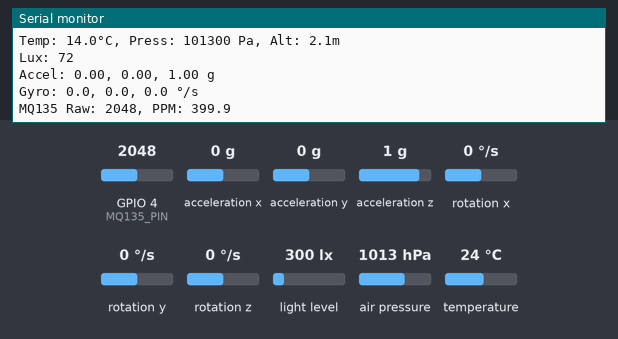
Simulated run of this sketch. Board: ESP32. Parts: the last lines printed to the serial monitor. Wiring (inferred from the names in the program): I2C bus: SDA GPIO 2; SCL GPIO 1; TSL2561 light sensor at I2C address 0x39; MPU-6050 motion sensor at I2C address 0x68; BMP180 pressure sensor at I2C address 0x77. Inputs (shaded band) come from the test bench; at power-on: acceleration x 0 g, GPIO 4 (MQ135_PIN) = 2048, acceleration y 0 g, acceleration z 1 g, rotation x 0 °/s, rotation y 0 °/s, rotation z 0 °/s, light level 300 lx, air pressure 1013 hPa, temperature 24 °C. WiFi joins after 1.5 s; servers stay silent unless stated; uploads are accepted with an empty reply; storage starts empty; EEPROM starts erased.

Above: at 9.2 s.
9.3 s: acceleration x set to -1.4 g
At 10.6 s:
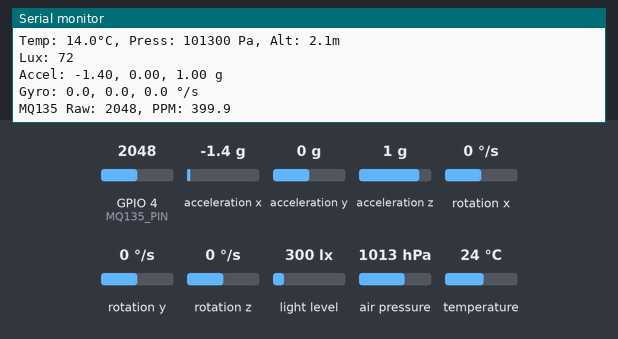
10.8 s: GPIO 4 (MQ135_PIN) set to 2866
At 12.2 s:
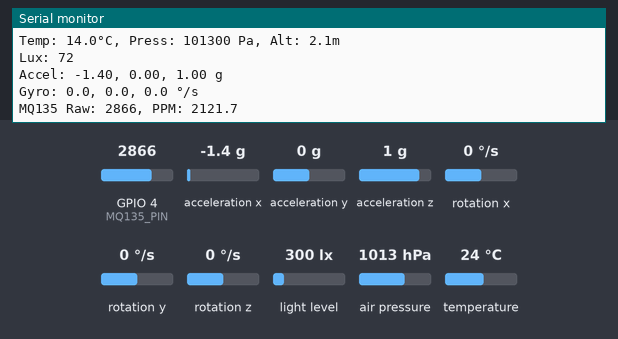
12.3 s: acceleration y set to -1.4 g
13.8 s: acceleration z set to -1.4 g
At 15.0 s:
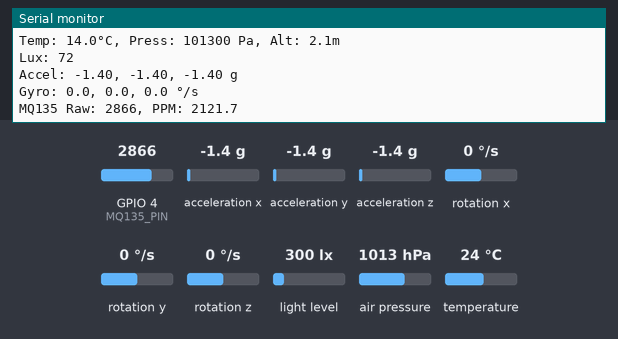
15.3 s: GPIO 4 (MQ135_PIN) set to 3972
At 16.6 s:
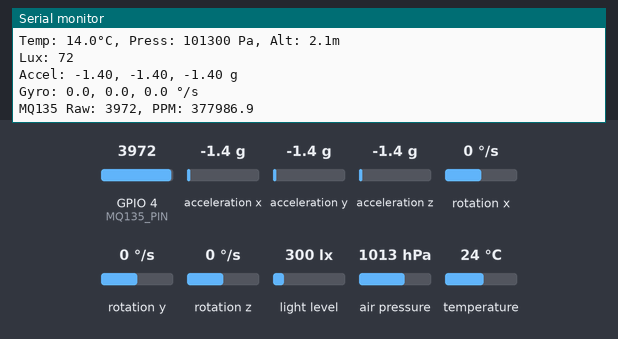
16.8 s: rotation x set to -192 °/s
At 19.0 s:
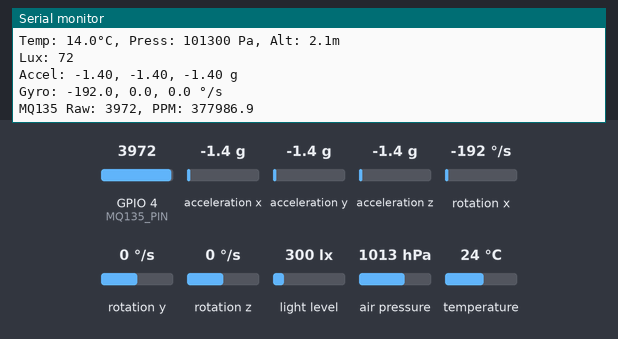
Timing chart, 0 to 19.3 s (numbered marks = the images above; inputs shaded):
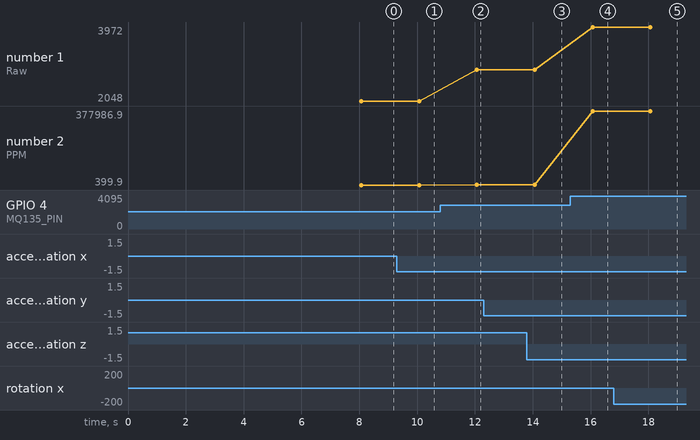

The sketch:

backend.ino
```cpp
// sensors
#include "SoftI2C.h"
#include "BMP180.h"
#include "TSL2561.h"
#include "MPU6050.h"
#include "MQ135.h"
#include "api.h"

#include <WiFi.h>
#include <ESPAsyncWebServer.h>
#include <LittleFS.h>

// Pin definitions
#define MQ135_PIN  4
#define SDA_PIN    2
#define SCL_PIN    1

// STA WiFi credentials
const char* WIFI_SSID     = "";
const char* WIFI_PASSWORD = "";

// MGM Weather
const int MGM_MERKEZ_ID = 94101;  // Kocaeli

// Create software I2C instance
SoftI2C i2c(SDA_PIN, SCL_PIN, 10);

// Create sensor instances
BMP180 bmp180(i2c);
TSL2561 tsl2561(i2c);
MPU6050 mpu6050(i2c);
MQ135 mq135(MQ135_PIN);

// Create MGM Weather instance
MGMWeather mgm;

// Create Web Server
AsyncWebServer server(80);

// Dynamic Web Page's Path that changeable for devs
const char* PAGE_PATH = "/index.html";

// Default index page
const char DEFAULT_INDEX[] PROGMEM = R"rawliteral(
<!DOCTYPE html>
<html>
<body>
<h1>ESP32 Sensor Hub</h1>
<p>Upload new page at <a href="/upload">/upload</a></p>
</body>
</html>
)rawliteral";

// Static Web Page that uploads new webpage
const char UPLOAD_HTML[] PROGMEM = R"rawliteral(
<!DOCTYPE html>
<html>
<body>
<h2>ESP32 Page Uploader</h2>
<p>Upload HTML file to replace current page</p>

<form id="uploadForm" enctype="multipart/form-data">
  <input type="file" id="fileInput" accept=".html,.htm"><br><br>
  <input type="submit" value="UPLOAD">
</form>

<div id="status"></div>

<script>
document.getElementById('uploadForm').onsubmit = async (e) => {
  e.preventDefault();
  const file = document.getElementById('fileInput').files[0];
  if(!file) {
    document.getElementById('status').innerHTML = 'Select a file first';
    return;
  }

  document.getElementById('status').innerHTML = 'Uploading...';

  const fd = new FormData();
  fd.append('file', file, 'index.html');

  try {
    const res = await fetch('/upload', { method:'POST', body:fd });
    const txt = await res.text();
    if(res.ok) {
      document.getElementById('status').innerHTML = 'Uploaded! Reloading...';
      setTimeout(()=> location.href='/', 1000);
    } else {
      document.getElementById('status').innerHTML = 'Error: ' + txt;
    }
  } catch(e) {
    document.getElementById('status').innerHTML = 'Network error: ' + e.message;
  }
};
</script>
</body>
</html>
)rawliteral";

void writeProgmemToFS(const char* path, const char* progmemData) {
  File f = LittleFS.open(path, "w");
  if (!f) { Serial.println("[FS] Failed to open file for writing"); return; }
  f.print(FPSTR(progmemData));
  f.close();
  Serial.printf("[FS] Written %s\n", path);
}

void printFSInfo() {
  size_t total = LittleFS.totalBytes();
  size_t used  = LittleFS.usedBytes();
  Serial.printf("[FS] Total: %u B  Used: %u B  Free: %u B\n", total, used, total - used);
}

// ── Sensor cache ────────────────────────────────────────────────────────────
struct SensorCache {
  // BMP180
  float   temperature;
  long    pressure;
  float   altitude;
  bool    bmpOk;
  // TSL2561
  unsigned long lux;
  bool    tslOk;
  // MPU6050
  float   ax, ay, az;
  float   gx, gy, gz;
  bool    mpuOk;
  // MQ135
  uint16_t mq135Raw;
  float    mq135Ppm;
  // MGM Weather (yeni)
  WeatherData mgmData;
  // meta
  unsigned long updatedAt;   // millis() of last successful read
} cache;

unsigned long lastSensorRead = 0;
const unsigned long SENSOR_INTERVAL = 2000;   // ms
bool mgmFetched = false;  // Boot'ta 1 kez fetch yapmak için

// Build JSON from cache – no heap alloc, stack buffer only
String buildApiJson() {
  char buf[1024];
  snprintf(buf, sizeof(buf),
    "{"
      "\"timestamp\":%lu,"
      "\"bmp180\":{"
        "\"ok\":%s,"
        "\"temperature_c\":%.1f,"
        "\"pressure_pa\":%ld,"
        "\"altitude_m\":%.1f"
      "},"
      "\"tsl2561\":{"
        "\"ok\":%s,"
        "\"lux\":%lu"
      "},"
      "\"mpu6050\":{"
        "\"ok\":%s,"
        "\"accel_g\":{\"x\":%.2f,\"y\":%.2f,\"z\":%.2f},"
        "\"gyro_dps\":{\"x\":%.1f,\"y\":%.1f,\"z\":%.1f}"
      "},"
      "\"mq135\":{"
        "\"raw\":%u,"
        "\"ppm\":%.1f"
      "},"
      "\"mgm\":{"
        "\"valid\":%s,"
        "\"aktuelBasinc\":%.1f,"
        "\"denizeIndirgenmisBasinc\":%.1f,"
        "\"sicaklik\":%.1f,"
        "\"nem\":%.0f,"
        "\"ruzgarHiz\":%.1f,"
        "\"ruzgarYon\":%d,"
        "\"veriZamani\":\"%s\","
        "\"denizVeriZamani\":\"%s\""
      "}"
    "}",
    cache.updatedAt,
    cache.bmpOk ? "true" : "false",
    cache.temperature, cache.pressure, cache.altitude,
    cache.tslOk ? "true" : "false",
    cache.lux,
    cache.mpuOk ? "true" : "false",
    cache.ax, cache.ay, cache.az,
    cache.gx, cache.gy, cache.gz,
    cache.mq135Raw, cache.mq135Ppm,
    cache.mgmData.valid ? "true" : "false",
    cache.mgmData.aktuelBasinc,
    cache.mgmData.denizeIndirgenmisBasinc,
    cache.mgmData.sicaklik,
    cache.mgmData.nem,
    cache.mgmData.ruzgarHiz,
    cache.mgmData.ruzgarYon,
    cache.mgmData.veriZamani.c_str(),
    cache.mgmData.denizVeriZamani.c_str()
  );
  return String(buf);
}

void readSensors() {
  BMP180Data bmp = bmp180.read();
  cache.bmpOk = bmp.valid;
  if (bmp.valid) {
    cache.temperature = bmp.temperature;
    cache.pressure    = (long)bmp.pressure;
    cache.altitude    = bmp.altitude;
    Serial.printf("Temp: %.1f°C, Press: %ld Pa, Alt: %.1fm\n",
                  bmp.temperature, (long)bmp.pressure, bmp.altitude);
  }

  TSL2561Data tsl = tsl2561.read();
  cache.tslOk = tsl.valid;
  if (tsl.valid) {
    cache.lux = tsl.lux;
    Serial.printf("Lux: %lu\n", tsl.lux);
  }

  MPU6050Data mpu = mpu6050.read();
  cache.mpuOk = mpu.valid;
  if (mpu.valid) {
    cache.ax = mpu.ax; cache.ay = mpu.ay; cache.az = mpu.az;
    cache.gx = mpu.gx; cache.gy = mpu.gy; cache.gz = mpu.gz;
    Serial.printf("Accel: %.2f, %.2f, %.2f g\n", mpu.ax, mpu.ay, mpu.az);
    Serial.printf("Gyro: %.1f, %.1f, %.1f °/s\n", mpu.gx, mpu.gy, mpu.gz);
  }

  cache.mq135Raw = mq135.readRaw();
  cache.mq135Ppm = mq135.readConcentration();
  Serial.printf("MQ135 Raw: %u, PPM: %.1f\n", cache.mq135Raw, cache.mq135Ppm);

  cache.updatedAt = millis();
}

void setup() {
    Serial.begin(115200);
    delay(1000);

    // Initialize software I2C
    i2c.init();

    // Initialize sensors with error checking
    if (!bmp180.begin()) {
        Serial.println("BMP180 initialization FAILED!");
    } else {
        Serial.println("BMP180 initialized");
    }

    if (!tsl2561.begin()) {
        Serial.println("TSL2561 initialization FAILED!");
    } else {
        Serial.println("TSL2561 initialized");
    }

    if (!mpu6050.begin()) {
        Serial.println("MPU6050 initialization FAILED!");
    } else {
        Serial.println("MPU6050 initialized");
    }

    // Calibrate MQ135
    Serial.println("Calibrating MQ135...");
    mq135.calibrate(100);
    Serial.printf("MQ135 R0 = %.2f\n", mq135.getR0());

    // Initialize LittleFS
    if (!LittleFS.begin(true)) {
      Serial.println("[FS] LittleFS mount FAILED");
      while (true) delay(1000);
    }
    Serial.println("[FS] LittleFS mounted OK");
    printFSInfo();

    // Write default index if not exists
    if (!LittleFS.exists(PAGE_PATH)) {
      Serial.println("[FS] index.html not found – writing default");
      writeProgmemToFS(PAGE_PATH, DEFAULT_INDEX);
    }

    // Connect WiFi
    Serial.printf("[WiFi] Connecting to %s", WIFI_SSID);
    WiFi.mode(WIFI_STA);
    WiFi.begin(WIFI_SSID, WIFI_PASSWORD);
    while (WiFi.status() != WL_CONNECTED) { delay(500); Serial.print('.'); }
    Serial.printf("\n[WiFi] Connected!  IP: %s\n", WiFi.localIP().toString().c_str());

    // Initialize MGM Weather (EEPROM'dan yükler)
    mgm.setDebug(true);
    mgm.begin(1024);

    // EEPROM'dan veriyi cache'e yükle
    cache.mgmData = mgm.getLastWeatherData();
    if (cache.mgmData.valid) {
      Serial.println("[MGM] EEPROM'dan veri yüklendi:");
      Serial.printf("  Basinc: %.1f hPa\n", cache.mgmData.denizeIndirgenmisBasinc);
      Serial.printf("  Sicaklik: %.1f°C\n", cache.mgmData.sicaklik);
      Serial.printf("  Olcum zamani: %s\n", cache.mgmData.veriZamani.c_str());
    } else {
      Serial.println("[MGM] EEPROM'da veri yok, yeni veri alinacak");
    }

    // Her boot'ta 1 kez yeni veri al (3 saat kontrolü olmadan)
    Serial.println("[MGM] Boot'ta yeni veri aliniyor...");
    if (mgm.fetchAndSaveWeather(MGM_MERKEZ_ID)) {
      cache.mgmData = mgm.getLastWeatherData();
      Serial.println("[MGM] Veri guncellendi!");
    } else {
      Serial.println("[MGM] Veri alinamadi, EEPROM'daki eski veri kullaniliyor");
    }

    // Server routes
    server.on("/", HTTP_GET, [](AsyncWebServerRequest* req) {
      if (LittleFS.exists(PAGE_PATH)) {
        req->send(LittleFS, PAGE_PATH, "text/html");
      } else {
        req->send(200, "text/html", FPSTR(DEFAULT_INDEX));
      }
    });

    server.on("/upload", HTTP_GET, [](AsyncWebServerRequest* req) {
      req->send_P(200, "text/html", UPLOAD_HTML);
    });

    server.on("/upload", HTTP_POST,
      [](AsyncWebServerRequest* req) {
        req->send(200, "text/plain", "Upload complete");
      },
      [](AsyncWebServerRequest* req,
         const String& filename,
         size_t index,
         uint8_t* data,
         size_t len,
         bool final) {
        static File uploadFile;

        if (index == 0) {
          if (uploadFile) uploadFile.close();
          if (LittleFS.exists(PAGE_PATH)) {
            LittleFS.remove(PAGE_PATH);
          }
          uploadFile = LittleFS.open(PAGE_PATH, "w");
          if (!uploadFile) {
            Serial.println("[Upload] ERROR: cannot open file for writing");
            return;
          }
        }

        if (uploadFile && len) {
          uploadFile.write(data, len);
        }

        if (final) {
          if (uploadFile) {
            uploadFile.close();
            Serial.printf("[Upload] Done. %u bytes written to %s\n", index + len, PAGE_PATH);
            printFSInfo();
          }
        }
      }
    );

    // /api – JSON sensor data (cache refreshed every 2 s in loop())
    server.on("/api", HTTP_GET, [](AsyncWebServerRequest* req) {
      AsyncWebServerResponse* res =
        req->beginResponse(200, "application/json", buildApiJson());
      res->addHeader("Cache-Control", "no-store");
      res->addHeader("Access-Control-Allow-Origin", "*");
      req->send(res);
    });

    server.onNotFound([](AsyncWebServerRequest* req) {
      req->send(404, "text/plain", "Not found: " + req->url());
    });

    server.begin();
    Serial.println("[HTTP] Server started");
    Serial.printf("[HTTP] Main page : http://%s/\n",      WiFi.localIP().toString().c_str());
    Serial.printf("[HTTP] Upload page: http://%s/upload\n", WiFi.localIP().toString().c_str());
    Serial.printf("[HTTP] API        : http://%s/api\n",    WiFi.localIP().toString().c_str());
}

void loop() {
  if (millis() - lastSensorRead >= SENSOR_INTERVAL) {
    lastSensorRead = millis();
    readSensors();
  }
}
```

BMP180.cpp
```cpp
#include "BMP180.h"
#include <math.h>

BMP180::BMP180(SoftI2C& i2c_ref) : i2c(&i2c_ref) {}

bool BMP180::begin() {
    uint8_t chip_id = 0;
    if (!i2c->readReg(BMP180_ADDR, 0xD0, &chip_id, 1)) return false;
    if (chip_id != 0x55) return false;
    return readCalibration();
}

bool BMP180::readCalibration() {
    uint8_t buf[22];
    if (!i2c->readReg(BMP180_ADDR, 0xAA, buf, 22)) return false;

    cal.AC1 = (buf[0] << 8) | buf[1];
    cal.AC2 = (buf[2] << 8) | buf[3];
    cal.AC3 = (buf[4] << 8) | buf[5];
    cal.AC4 = (buf[6] << 8) | buf[7];
    cal.AC5 = (buf[8] << 8) | buf[9];
    cal.AC6 = (buf[10] << 8) | buf[11];
    cal.B1  = (buf[12] << 8) | buf[13];
    cal.B2  = (buf[14] << 8) | buf[15];
    cal.MB  = (buf[16] << 8) | buf[17];
    cal.MC  = (buf[18] << 8) | buf[19];
    cal.MD  = (buf[20] << 8) | buf[21];

    return true;
}

int32_t BMP180::readTempRaw(int32_t& B5_out) {
    if (!i2c->writeReg(BMP180_ADDR, 0xF4, 0x2E)) return 0;
    delay(5);

    uint8_t buf[2];
    if (!i2c->readReg(BMP180_ADDR, 0xF6, buf, 2)) return 0;

    int32_t UT = ((int32_t)buf[0] << 8) | buf[1];

    int32_t X1 = ((UT - (int32_t)cal.AC6) * (int32_t)cal.AC5) >> 15;
    int32_t X2 = ((int32_t)cal.MC << 11) / (X1 + (int32_t)cal.MD);
    B5_out = X1 + X2;
    int32_t temp = (B5_out + 8) >> 4;

    return temp;
}

int32_t BMP180::readPressure(int32_t B5) {
    const uint8_t OSS = 3;

    uint8_t cmd = 0x34 | (OSS << 6);
    if (!i2c->writeReg(BMP180_ADDR, 0xF4, cmd)) return 0;

    switch(OSS) {
        case 0: delay(5); break;
        case 1: delay(8); break;
        case 2: delay(14); break;
        case 3: delay(26); break;
        default: delay(26); break;
    }

    uint8_t buf[3];
    if (!i2c->readReg(BMP180_ADDR, 0xF6, buf, 3)) return 0;

    int32_t UP = (((int32_t)buf[0] << 16) | ((int32_t)buf[1] << 8) | buf[2]) >> (8 - OSS);

    int64_t X1, X2, X3, B3, B6;
    uint64_t B4, B7;

    B6 = B5 - 4000;

    X1 = ((int64_t)cal.B2 * ((B6 * B6) >> 12)) >> 11;
    X2 = ((int64_t)cal.AC2 * B6) >> 11;
    X3 = X1 + X2;
    B3 = ((((int64_t)cal.AC1 * 4) + X3) << OSS) + 2;
    B3 >>= 2;

    X1 = ((int64_t)cal.AC3 * B6) >> 13;
    X2 = ((int64_t)cal.B1 * ((B6 * B6) >> 12)) >> 16;
    X3 = ((X1 + X2) + 2) >> 2;
    B4 = ((uint64_t)cal.AC4 * (uint64_t)(X3 + 32768)) >> 15;

    B7 = ((uint64_t)UP - (uint64_t)B3) * (50000ULL >> OSS);

    int64_t p;
    if (B7 < 0x80000000) {
        p = (B7 * 2) / B4;
    } else {
        p = (B7 / B4) * 2;
    }

    X1 = (p >> 8) * (p >> 8);
    X1 = (X1 * 3038) >> 16;
    X2 = (-7357 * p) >> 16;
    p = p + ((X1 + X2 + 3791) >> 4);

    return (int32_t)p;
}

// seaLevelPressure_hPa: API'dan gelen "denizeIndirgenmisBasinc" değeri (hPa cinsinden, örn: 1013.6)
// Değer verilmezse standart atmosfer basıncı (1013.25 hPa) kullanılır
BMP180Data BMP180::read(float seaLevelPressure_hPa) {
    BMP180Data data = {0, 0, 0, false};

    if (!isConnected()) return data;

    int32_t B5;
    int32_t raw_temp = readTempRaw(B5);
    if (raw_temp == 0) return data;

    data.temperature = raw_temp / 10.0f;
    data.temperature -= 10; // TO DO: DYNAMIC ADJUST

    int32_t pressure = readPressure(B5);
    if (pressure == 0) return data;

    data.pressure = pressure;

    // API'dan gelen hPa değerini Pa'ya çevir (1 hPa = 100 Pa)
    float seaLevelPressure_Pa = seaLevelPressure_hPa * 100.0f;

    // Sensörden okunan basınç makul aralıkta mı kontrol et
    if (pressure > 30000 && pressure < 110000) {
        data.altitude = 44330.0f * (1.0f - powf((float)pressure / seaLevelPressure_Pa, 0.190295f));
    }

    data.valid = true;

    return data;
}

bool BMP180::isConnected() {
    return i2c->probe(BMP180_ADDR);
}
```

BMP180.h
```cpp
#ifndef BMP180_H
#define BMP180_H

#include <Arduino.h>
#include "SoftI2C.h"

#define BMP180_ADDR 0x77

struct BMP180Data {
    float temperature;   // °C
    int32_t pressure;    // Pa
    float altitude;      // metres (deniz seviyesi basıncına göre)
    bool valid;
};

class BMP180 {
private:
    SoftI2C* i2c;
    struct CalData {
        int16_t AC1, AC2, AC3;
        uint16_t AC4, AC5, AC6;
        int16_t B1, B2, MB, MC, MD;
    } cal;

    bool readCalibration();
    int32_t readTempRaw(int32_t& B5_out);
    int32_t readPressure(int32_t B5);

public:
    BMP180(SoftI2C& i2c_ref);
    bool begin();
    // seaLevelPressure_hPa: API'dan gelen denizeIndirgenmisBasinc (hPa)
    // Varsayılan: 1013.25 hPa (standart atmosfer)
    BMP180Data read(float seaLevelPressure_hPa = 1013.25f);
    bool isConnected();
};

#endif
```

MPU6050.cpp
```cpp
#include "MPU6050.h"

MPU6050::MPU6050(SoftI2C& i2c_ref, uint8_t address) : i2c(&i2c_ref) {
    addr = address;
}

int16_t MPU6050::readRaw16(uint8_t reg) {
    uint8_t buf[2];
    if (!i2c->readReg(addr, reg, buf, 2)) return 0;
    return (int16_t)((buf[0] << 8) | buf[1]);
}

bool MPU6050::begin() {
    // Check WHO_AM_I
    uint8_t who = 0;
    if (!i2c->readReg(addr, 0x75, &who, 1)) return false;
    if (who != 0x68 && who != 0x72 && who != 0x70) return false;

    // Wake up device
    i2c->writeReg(addr, 0x6B, 0x00);
    delay(100);

    // Configure
    i2c->writeReg(addr, 0x1A, 0x03);  // DLPF
    i2c->writeReg(addr, 0x1B, 0x00);  // Gyro ±250°/s
    i2c->writeReg(addr, 0x1C, 0x00);  // Accel ±2g

    return true;
}

MPU6050Data MPU6050::read() {
    MPU6050Data data = {0, 0, 0, 0, 0, 0, 0, false};

    if (!isConnected()) return data;

    uint8_t buf[14];
    if (!i2c->readReg(addr, 0x3B, buf, 14)) return data;

    int16_t ax_raw = (int16_t)((buf[0] << 8) | buf[1]);
    int16_t ay_raw = (int16_t)((buf[2] << 8) | buf[3]);
    int16_t az_raw = (int16_t)((buf[4] << 8) | buf[5]);
    int16_t t_raw  = (int16_t)((buf[6] << 8) | buf[7]);
    int16_t gx_raw = (int16_t)((buf[8] << 8) | buf[9]);
    int16_t gy_raw = (int16_t)((buf[10] << 8) | buf[11]);
    int16_t gz_raw = (int16_t)((buf[12] << 8) | buf[13]);

    data.ax = ax_raw / 16384.0f;
    data.ay = ay_raw / 16384.0f;
    data.az = az_raw / 16384.0f;
    data.gx = gx_raw / 131.0f;
    data.gy = gy_raw / 131.0f;
    data.gz = gz_raw / 131.0f;
    data.temp = t_raw / 340.0f + 36.53f;
    data.valid = true;

    return data;
}

bool MPU6050::isConnected() {
    return i2c->probe(addr);
}
```

MPU6050.h
```cpp
#ifndef MPU6050_H
#define MPU6050_H

#include <Arduino.h>
#include "SoftI2C.h"

#define MPU6050_ADDR 0x68

struct MPU6050Data {
    float ax, ay, az;   // acceleration (g)
    float gx, gy, gz;   // angular velocity (°/s)
    float temp;         // temperature (°C)
    bool valid;
};

class MPU6050 {
private:
    SoftI2C* i2c;
    uint8_t addr;

    int16_t readRaw16(uint8_t reg);

public:
    MPU6050(SoftI2C& i2c_ref, uint8_t address = MPU6050_ADDR);
    bool begin();
    MPU6050Data read();
    bool isConnected();
};

#endif
```

MQ135.h
```cpp
#ifndef MQ135_H
#define MQ135_H

#include <Arduino.h>

class MQ135 {
private:
    uint8_t pin;
    float r0;           // Sensor resistance in clean air
    float rl;           // Load resistance (10kΩ typical)

    float getResistance(float voltage);

public:
    MQ135(uint8_t analog_pin, float load_resistance = 10.0f);
    void calibrate(float samples = 100);
    uint16_t readRaw();
    float readResistance();
    float readConcentration();
    float getR0() { return r0; }
    void setR0(float new_r0) { r0 = new_r0; }
};

#endif
```

Source omitted: MQ135.cpp (1151 bytes), SoftI2C.cpp (2037 bytes), SoftI2C.h (904 bytes), TSL2561.cpp (2389 bytes), TSL2561.h (760 bytes), api.cpp (9331 bytes), api.h (1859 bytes)

Measured:
- after the input at 9.3 s, the serial monitor: prints a new line after 0.77 s (image 1)
- after the input at 10.8 s, the serial monitor: prints a new line after 1.3 s (image 2)
- after the input at 13.8 s, the serial monitor: prints a new line after 0.27 s (image 3)
- after the input at 15.3 s, the serial monitor: prints a new line after 0.77 s (image 4)
- after the input at 16.8 s, the serial monitor: prints a new line after 1.3 s (image 5)
- plotted number 1: 2048 → 2866 after the input at 10.8 s, 2866 → 3972 after the input at 15.3 s
- plotted number 2: 399.9 → 2121.7 after the input at 10.8 s, 2121.7 → 377986.9 after the input at 15.3 s
